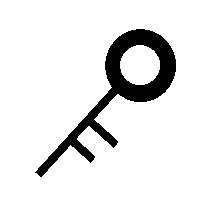
#> input picture 04-ImageProcessing/images/Timg_1.bmp, 200 x 200 px
$ python s13554.py   (older library calls are emulated)
#> lines starting #> are read from the running program, lines starting #| are printed output that depends on the picture; after the words box and inside, x2 and y2 are one past the last pixel; in counts of white or black regions, pixels touching at a corner belong together
#!/usr/bin/env python
# -*- coding: utf-8 -*-
from PIL import Image
import os
try:
    os.mkdir("./textimage")
    print("./textimageを作成しました．")
except:
    print("既に./textimageは作成されています．")
Timg_1 = Image.open("./images/Timg_1.bmp")
#> Timg_1 is the input picture: PIL image 200x200 RGB; 89.5% white; 1 black region, box (x1, y1, x2, y2) and area: (35, 29, 176, 177) 4208
Timg_2 = Image.open("./images/Timg_2.bmp")
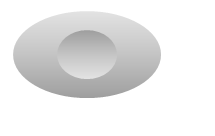
#> input picture 04-ImageProcessing/images/Timg_2.bmp, 215 x 136 px
#> Timg_2 is the input picture: PIL image 215x136 RGB; min 158, max 255, mean 234.1

#縮小
Timg_1.thumbnail((120,120))
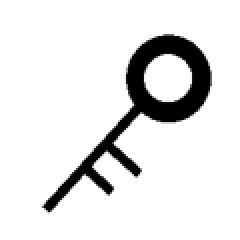
#> Timg_1: PIL image 120x120 RGB (shown 2 times larger); min 0, max 255, mean 228.2
Timg_2.thumbnail((108,68), getattr(Image, 'ANTIALIAS'))
#> Timg_2: PIL image 107x68 RGB

#テキストに書き出し
f = open("./textimage/Timg_1.txt","w")
for i in range(Timg_1.size[1]):
    linestr = str()
    for j in range(Timg_1.size[0]):
        r,g,b = Timg_1.getpixel((j,i))
        if r > 128:
            linestr += str(255)
        else:
            linestr +=  "  " + str(0)
    f.write(linestr + "\n")
f.close()


f = open("./textimage/Timg_2.txt","w")
for i in range(Timg_2.size[1]):
    linestr = str()
    for j in range(Timg_2.size[0]):
        r,g,b = Timg_2.getpixel((j,i))
        if r >= 100:
            linestr += str(r)
        elif r >= 10 and r <= 99:
            linestr += " " + str(r)
        else:
            linestr += "  " + str(r)
    f.write(linestr + "\n")
f.close()
